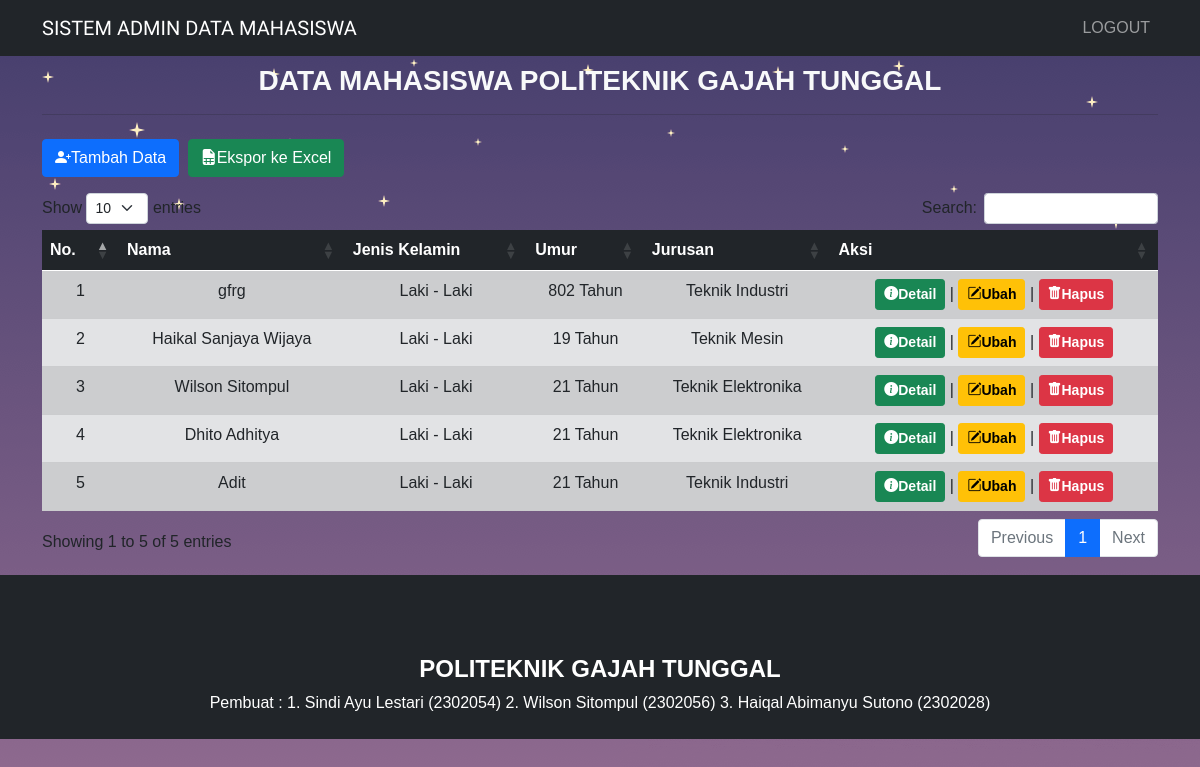
The app's page /index.php (signed in) with its own data.
### tables this page shows
CREATE TABLE `siswa` (
  `nim` varchar(50) NOT NULL,
  `nama` varchar(255) NOT NULL,
  `tmpt_Lahir` varchar(50) NOT NULL,
  `tgl_Lahir` date NOT NULL,
  `jekel` enum('Laki - Laki','Perempuan') NOT NULL,
  `jurusan` enum('Teknik Mesin','Teknik Elektronika','Teknik Industri') NOT NULL,
  `email` varchar(255) NOT NULL,
  `telpon` varchar(20) NOT NULL,
  `ayah` varchar(255) NOT NULL,
  `ibu` varchar(255) NOT NULL,
  `nik` varchar(20) NOT NULL,
  `kelas` varchar(50) NOT NULL,
  `tahun_masuk` year(4) NOT NULL,
  `gambar` varchar(255) NOT NULL,
  `alamat` text NOT NULL
);

### function.php (called while the page is built, shortened)
<?php
include "koneksi.php";
function query($query)
{
    global $pdo;
    try {
        $stmt = $pdo->query($query);
        return $stmt->fetchAll();
    } catch (PDOException $e) {
        die('Error: ' . $e->getMessage());
    }
}
?>

### index.php (the view, shortened to what this page needs)
<?php
require 'function.php';
$siswa = query("SELECT * FROM siswa ORDER BY nim DESC");
?>
<!DOCTYPE html>
<html lang="en">
<head>
     <link href="https://cdn.jsdelivr.net/npm/bootstrap@5.0.0-beta2/dist/css/bootstrap.min.css" rel="stylesheet"
>
     <link rel="stylesheet" href="https://cdn.jsdelivr.net/npm/bootstrap-icons@1.4.0/font/bootstrap-icons.css">
     <link rel="stylesheet" href="https://cdn.datatables.net/1.10.23/css/dataTables.bootstrap5.min.css">
     <link rel="stylesheet" href="https://cdn.jsdelivr.net/npm/bootstrap@5.0.0-beta1/dist/css/bootstrap.min.css">
     <link rel="stylesheet" href="https://unpkg.com/aos@next/dist/aos.css" />
     <link rel="stylesheet" href="css/style.css">
</head>
<body background="img/bg/bck.png">
     <nav class="navbar navbar-expand-lg navbar-dark bg-dark text-uppercase">
          <div class="container">
               <a class="navbar-brand" href="index.php">Sistem Admin Data Mahasiswa</a>
               <div class="collapse navbar-collapse" id="navbarNav">
                    <ul class="navbar-nav ms-auto">
                         <li class="nav-item">
                              <a class="nav-link" href="logout.php">Logout</a>
                         </li>
                    </ul>
               </div>
          </div>
     </nav>
     <div class="container">
          <div class="row my-2">
               <div class="col-md">
                    <h3 class="text-center fw-bold text-uppercase text-light data_siswa"></h3>
                    <hr>
               </div>
          </div>
          <div class="row my-2">
               <div class="col-md">
                    <a href="addData.php" class="btn btn-primary" data-aos="fade-right" data-aos-duration="800"
                         data-aos-delay="1200"><i class="bi bi-person-plus-fill"></i>Tambah Data</a>
                    <a href="export.php" target="_blank" class="btn btn-success ms-1" data-aos="fade-left"
                         data-aos-duration="1000" data-aos-delay="1600"><i
                              class="bi bi-file-earmark-spreadsheet-fill"></i>Ekspor ke Excel</a>
               </div>
          </div>
          <div class="row my-3" data-aos="fade" data-aos-duration="1000" data-aos-delay="2000">
               <div class="col-md">
                    <table id="data" class="table table-striped table-responsive table-hover text-center"
                         style="width:100%">
                         <thead class="table-dark">
                              <tr>
                                   <th>No.</th>
                                   <th>Nama</th>
                                   <th>Jenis Kelamin</th>
                                   <th>Umur</th>
                                   <th>Jurusan</th>
                                   <th>Aksi</th>
                              </tr>
                         </thead>
                         <tbody>
                              <?php $no = 1; ?>
                              <?php foreach ($siswa as $row) : ?>
                              <tr class="table-secondary text-dark">
                                   <td><?= $no++; ?></td>
                                   <td><?= $row['nama']; ?></td>
                                   <td><?= $row['jekel']; ?></td>
                                   <?php
                                $now = time();
                                $timeTahun = strtotime($row['tgl_Lahir']);
                                $setahun = 31536000;
                                $hitung = ($now - $timeTahun) / $setahun;
                                ?>
                                   <td><?= floor($hitung); ?> Tahun</td>
                                   <td><?= $row['jurusan']; ?></td>
                                   <td>
                                        <button class="btn btn-success btn-sm text-white detail"
                                             data-id="<?= $row['nim']; ?>" style="font-weight: 600;"><i
                                                  class="bi bi-info-circle-fill" data-aos="fade-right"
                                                  data-aos-duration="800"></i>Detail</button> |
                                        <a href="ubah.php?nim=<?= $row['nim']; ?>" class="btn btn-warning btn-sm"
                                             style="font-weight: 600;"><i class="bi bi-pencil-square"></i>Ubah</a> |
                                        <a href="hapus.php?nim=<?= $row['nim']; ?>" class="btn btn-danger btn-sm"
                                             style="font-weight: 600;"
                                             onclick="return confirm('Apakah anda yakin ingin menghapus data <?= $row['nama']; ?> ?');"><i
                                                  class="bi bi-trash-fill"></i>Hapus</a>
                                   </td>
                              </tr>
                              <?php endforeach; ?>
                         </tbody>
                    </table>
               </div>
          </div>
     </div>
     <div class="container-fluid">
          <div class="row bg-dark text-white text-center">
               <div class="col my-2" id="politeknik gajah tunggal">
                    <br><br><br>
                    <h4 class="fw-bold text-uppercase">POLITEKNIK GAJAH TUNGGAL</h4>
                    <p>
                         Pembuat :
                         1. Sindi Ayu Lestari (2302054)
                         2. Wilson Sitompul (2302056)
                         3. Haiqal Abimanyu Sutono (2302028)
                    </p>
               </div>
          </div>
     </div>
</body>
</html>

### css/style.css (style rules this page uses)
body { font-family: 'Gill Sans', 'Gill Sans MT', Calibri, 'Trebuchet MS', sans-serif; }
.navbar-brand { font-family: 'Righteous', cursive; }

### records on screen
siswa: nama "gfrg", jekel "Laki - Laki", jurusan "Teknik Industri"
siswa: nama "Haikal Sanjaya Wijaya", jekel "Laki - Laki", jurusan "Teknik Mesin"
siswa: nama "Wilson Sitompul", jekel "Laki - Laki", jurusan "Teknik Elektronika"
siswa: nama "Dhito Adhitya", jekel "Laki - Laki", jurusan "Teknik Elektronika"
siswa: nama "Adit", jekel "Laki - Laki", jurusan "Teknik Industri"
